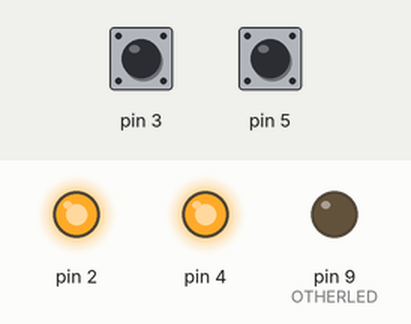
A sketch run on a simulated Arduino Uno, built with avr-gcc and run on an emulated ATmega328P. On the bench: output pins drawn as LEDs (lit = HIGH). The inputs (shaded band) are chosen by the test bench; at power-on: pin 3 HIGH, pin 5 HIGH.

Above: at 0.31 s.
At 39.62 s:
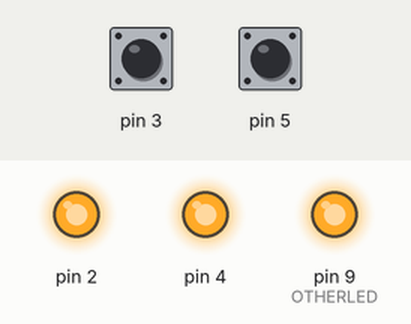
Timing chart, 0 to 40.0 s (numbered marks = the images above):
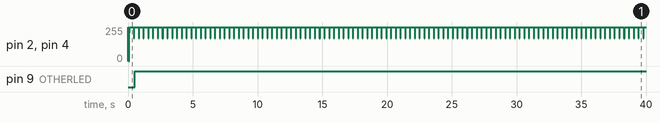

The sketch:

demo.ino
```cpp
//SWUART demo which implements a redundant communication between two Arduinos
//the two microcontrollers communicate through two SWUART channels and continuously
//strobe each other to check if the other one is dead, if no messages are received on
//neither SWUART for a certain amount of time, the arduino will consider the other as dead
//and turn on an LED to signal the condition.

#include "src/SWUART.h"

#define WAKE 101 //wake code
#define OTHERLED 9 //other led pin
#define WAITTIME 500 //timeout to consider the other dead

int phaseA=0; //veriable to store the current strobe phase of bus A (0=send WAKE, 1:9=send BLANK)
int phaseB=0; //veriable to store the current strobe phase of bus B (0=send WAKE, 1:9=send BLANK)

char Adead=0; //bus state
char Bdead=0;

long timeA=0;
long timeB=0;

char otherLed=0; //flag with the state of other led (0=of the other, 1=mine)

char msg;

void setup() {
  SWUARTinit();
  SWUARTadd(2,3,'A');
  SWUARTadd(4,5,'B');
  timeA=millis();
  timeB=millis();

  pinMode(OTHERLED,OUTPUT);
}

void loop() {
  //bus strobe
  if(phaseA==0){
    if(SWUARTsend(WAKE,'A',0,0)==0){ //WAKE
      phaseA++;
    }
  }else{
    if(SWUARTsend(WAKE,'A',0,1)==0){ //BLANK
      phaseA++;
      if(phaseA==10) phaseA=0;
    }
  }

  if(phaseB==0){
    if(SWUARTsend(WAKE,'B',0,0)==0){ //WAKE
      phaseB++;
    }
  }else{
    if(SWUARTsend(WAKE,'B',0,1)==0){ //BLANK
      phaseB++;
      if(phaseB==10) phaseB=0;
    }
  }

  if(SWUARTreceive(&msg,'A')==0){
    if(msg==WAKE){
      timeA=millis();
    }
  }

  if(SWUARTreceive(&msg,'B')==0){
    if(msg==WAKE){
      timeB=millis();
    }
  }

  if((millis()-timeA)>WAITTIME){ //if busA dead
    Adead=1;
  }else{
    Adead=0;
  }

  if((millis()-timeB)>WAITTIME){ //if busB dead
    Bdead=1;
  }else{
    Bdead=0;
  }

  if(Adead && Bdead){
    otherLed=1;
  }else{
    otherLed=0;
  }

  if (otherLed) digitalWrite(OTHERLED,HIGH);
  else digitalWrite(OTHERLED,LOW);
}
```

SWUART.h
```cpp
#ifndef SWUART_DS
#define SWUART_DS
/* This is a SWUART, so an UART emulated by software that can be used in contexts
 * where HW UART is not available or a large number of slow UARTs is needed, this
 * library will use basic GPIO read/write to emulate the UART I/O)
 *
 * With this SWUART the user can implement an ideally infinite number of UARTs that
 * can transmit/receive all at the same time and only need an ISR to be called at regular
 * time intervals (can be done with a single timer + interrupts, beware that this way it will be
 * quite slower than an hardware UART)
 *
 * This SWUART works in sampling mode, meaning that the GPIO line is sampled at regular intervals
 * called "quanti", no voting policy is applied so the bit value is determined by a single sample.
 * The number of quanti corresponding to each bit can be defined by the BITQUANTI macro, while the
 * sample number corresponding to the bit center can be defined by SMPQUANTUM macro. The SWUART
 * baud rate is then defined by the user, which has to call the SWUART_isr() function on a regular
 * basis inside an ISR, each call to the isr corresponds to a quantum and so the SWUART baud is
 * defined by baud=1/(isr_frequency * BITQUANTI)
 *
 *
 * The SWUART is platform independent, and the user must only implement the functions of SWUART_drivers.h
 * to port it to another platform, this also allows testing using a simulated environment on a laptop
 */

#include "myList.h"
#include "SWUART_drivers.h"

// -------------------- CONFIG MACROS --------------------
#define MAXUARTS 5 //maximum number of software UARTS
#define RXBUFFLEN 10 //maximum number of messages on each RX buffer
#define TXBUFFLEN 10  //maximum number of messages on each TX buffer

#define BITQUANTI 5 //number of quanti on a UART bit
#define SMPQUANTUM 2 //quantum in wich sample is taken (must be < BITQUANTI)

// --------------------ERROR CODES --------------------
#define NOINIT 1 //SWUART not initialized
#define NAMEERR 2 //UART name invalid (eg. already in use/doesn't exist)
#define TXUSED 3 //TX pin already used
#define FULLBUFF 4 //buffer is full
#define EMPTYBUFF 5 //buffer is empty
#define PARERR 6 //parity bit wrong
#define STOPERR 7 //stop violation

// -------------------- FUNCTIONS --------------------

/* Initialize software UART, must be called one time at the
 * beginning of program
 */
void SWUARTinit();

/* Add a new instance of UART
 *
 * TXpin and RXpin are the UART pins (different UARTs can share RXpin, but not
 * TXpin), this function does not impose that a TXpin of an UART cannot be used
 * as RXpin of the same/another one, but this will cause a call to setPinMode() on the same pin
 * to set it as both input and output and also call writePin()/readPin() on that same pin, so this
 * must be taken into account while creating SWUART_drivers.c
 *
 * UARTname is an 8 bit namecode for the UART
 *
 * return:
 * 0 - UART correctly created
 * NOINIT - UART NOT created, SWUART not initialized
 * NAMEERR - UART NOT created, UARTname already used
 * TXUSED - UART NOT created, TXpin already used
 * FULLBUFF - UART NOT created, maximum number reached
 */
int SWUARTadd(int TXpin,int RXpin, char UARTname);

/* Send the msg message with the UART UARTname
 * If clearRX is set (1), the RX buffer of UART UARTname
 * is cleared at the beginning of the message START bit
 * If blank is set (1) the msg is ignored and a blank
 * message (idle line for the period of a message) will be sent, this is useful for
 * resynchronization of the bus
 *
 *
 * return:
 * 0 - message sent
 * NOINIT - message not sent, SWUART not initialized
 * NAMEERR - message not sent, UARTname doesn't exist
 * FULLBUFF - message not sent, TX buffer full
 */
int SWUARTsend(char msg, char UARTname, char clearRX, char blank);

/* Try to read a message into msg from UART UARTname buffer (NON blocking)
 *
 * return:
 * 0 - message correctly read
 * NOINIT - message NOT read, SWUART not initialized
 * PARERR - message read with error, parity bit wrong
 * STOPERR - message read with error, STOP bit violated
 * EMPTYBUFF - message NOT read, no messages for UARTname inside buffer
 * NAMEERR - message NOT read, UARTname doesn't exist
 */
int SWUARTreceive(char *msg, char UARTname);

/* Try to read a message into msg from UART UARTname buffer (blocking)
 *
 * return:
 * 0 - message correctly read
 * NOINIT - message NOT read, SWUART not initialized
 * PARERR - message read with error, parity bit wrong
 * STOPERR - message read with error, STOP bit violated
 * NAMEERR - message NOT read, UARTname doesn't exist
 */
int SWUARTreceive_blocking(char *msg, char UARTname);

/* Clear the TX/RX buffer of UART UARTname
 * TXn_RX is a flag to indicate wich buffer to clear (0=TX , 1=RX)
 * If a message is currently being TX, the transmission will be completed anyway
 *
 * return:
 * 0 - success
 * NOINIT - buffer not cleared, SWUART not initialized
 * NAMEERR - buffer not cleared, UARTname doesn't exist
 */
int SWUARTclearBuffer(char TXn_RX, char UARTname);

/* ISR of the SWUART, this is the code that must be executed at each sampling quantum
 * Inside this function, all the operations to send/receive messages on all UARTs will be implemented
 * Must be set as the ISR of the timer within setupTimer() function of SWUART_drivers.c
 * Alternatively, this function can an also be called inside main program at regular intervals (if
 * e.g. a timer is not available)
 */
void SWUART_isr();

#endif
```

myList.cpp
```cpp
#include "myList.h"

void initList(list_head *head,list_e *listBuff,void *dataBuff,int bufflen, int dataSize){
    GETHEADP(head)=NULL; //first resetting head pointer

    if(bufflen!=0){

    GETHEADP(head)=&listBuff[0];

        char* tmpptr=(char *)dataBuff; //char pointer used to move inside dataBuff
        for(int o=0;o<bufflen;o++){
            listBuff[o].data=(void*)tmpptr; //casting again pointer to void and assigning value

            //assigning prev pointers
            if(o==0){
                listBuff[o].prev=&listBuff[bufflen-1];
            }else{
                listBuff[o].prev=&listBuff[o-1];
            }
            //assigning next pointers
            if(o==(bufflen-1)){
                listBuff[o].next=&listBuff[0];
            }else{
                listBuff[o].next=&listBuff[o+1];
            }

            tmpptr+=dataSize; //inrementing pointer of dataSize
        }
    }

	return;
}

void appendTail(list_head *head, list_e *el){
  if(GETHEADP(head)==NULL){ //if list is empty
    GETHEADP(head)=el; //new element is head
    (*el).prev=el; //creating circular self pointing
    (*el).next=el; //creating circular self pointing
  }else{
    list_e *currHead, *currTail; //current head and tail pointers
    currHead=GETHEADP(head); //saving current head pointer
    currTail=GETHEAD(head).prev; //saving current tail

    (*el).next=currHead; //pointer to old head
    (*el).prev=currTail; //pointer to tail
    (*currHead).prev=el; //pointer from old head
    (*currTail).next=el; //pointer from old tail
  }
}

void appendHead(list_head *head, list_e *el){
  appendTail(head,el); //inserting element into list
  GETHEADP(head)=el; //new element is head
}

void removeElement(list_head *head, list_e *toRem){
  list_e * tmpPrev, *tmpNext;
  tmpPrev=(*toRem).prev; //saving previous and next pointers
  tmpNext=(*toRem).next;

  if(GETHEADP(head)!=NULL){ //if list is not already empty (this should never happen because also means that element is not part of the list)
    if(tmpNext==toRem){ //if it was the only element in the list
      GETHEADP(head)=NULL;
    }else{
      //adjusting pointers
      (*tmpNext).prev=tmpPrev; //next element prev-> previous element
      (*tmpPrev).next=tmpNext; //previous element next -> next element

      if(GETHEADP(head)==toRem){ //if the element removed is Head
        GETHEADP(head)=tmpNext; //head points now to next element
      }
    }
  }

  (*toRem).prev=NULL;
  (*toRem).next=NULL;
}

int removeElement_safe(list_head *head, list_e *toRem){
  int ret=1;
  if(GETHEADP(head)!=NULL){ //if list is not empty
    char found=0;
    list_e *tmp=GETHEADP(head);

    do{ //searching for the element inside list
      if(tmp==toRem){
        found=1;
      }
      tmp=(*tmp).next; //going to next element
    }while(tmp!=GETHEADP(head) && found==0); //search goes until element found or list tail

    if(found==1){ //if element found inside list
      removeElement(head,toRem);
      ret=0;
    }
  }
  return ret;
}

list_e * removeHead(list_head *head){
  list_e *ret=NULL;
  if(GETHEADP(head)!=NULL){ //if the list is not empty
    ret=GETHEADP(head); //taking head
    removeElement(head,ret);
  }
  return ret;
}

list_e * removeTail(list_head *head){
  list_e *ret=NULL;
  if(GETHEADP(head)!=NULL){ //if the list is not empty
    ret=GETHEAD(head).prev; //taking tail
    removeElement(head,ret);
  }
  return ret;
}

void mergeList(list_head *fromHead,list_head *toHead){
    if(GETHEADP(fromHead) == NULL){ //if from list is empty
      return;
    }

    if(GETHEADP(toHead) == NULL){ //if to list is empty
      GETHEADP(toHead)=GETHEADP(fromHead); //passing the head
      GETHEADP(fromHead)=NULL; //from list becomes empty
      return;
    }

    //adjusting pointers
    list_e *tmp1=GETHEAD(toHead).prev; //saving to head tail
    list_e *tmp2=GETHEAD(fromHead).prev; //saving from head tail
    GETHEAD(toHead).prev=GETHEAD(fromHead).prev; //to head previous -> from tail
    GETHEAD(fromHead).prev=tmp1; //from head previous -> to tail

    (*tmp2).next=GETHEADP(toHead); //from tail next -> to head
    (*tmp1).next=GETHEADP(fromHead); //to tail next -> to head

    GETHEADP(fromHead)=NULL; //from list becomes empty
}
```

myList.h
```cpp
#ifndef MSGLIST
#define MSGLIST
/* This file defines a very crude generic bidirectional list structure, as well as some
 * basic functions that can help manage the list, those functions may help to do very common
 * tasks.
 *
 * The list is composed of list elements list_e structs, they
 * possess a previous and a next pointer, as well as a void* pointer
 * to attach some data.
 * Both list_e and data will reside in some memory that must be externally declared
 * the list is then initialized by linking each list_e inside the list_e array to the previous/next
 * element, as well as to the corresponding data inside the data array, SO LIST ELEMENTS AND DATA
 * ARRAYS MUST HAVE THE SAME DIMENSION.
 *
 * After that, the list can be accessed by using an head pointer, this is
 * basically a list_e * pointer to the first element of the list, but the type list_head can be used for
 * better readability, only a single list_head must be used as head, because some functions will behave
 * according to the informations that reside into this specific pointer, so using a different element pointer
 * as head will result in undefined behavior.
 */

#ifndef NULL
#define NULL 0
#endif

// -------------------- DATA STRUCTURES --------------------

//list element
//A list is only identified by an head pointer to the first list_e
typedef struct list_e{
  struct list_e *prev; //previous element in the list
  struct list_e *next; //next element in the list

  void *data; //pointer to attach data
} list_e;

//list head definition
typedef list_e* list_head; //list head type (pointer to the first element)
#define GETHEADP(ptr_to_list_head) (*ptr_to_list_head) //macro to getting the pointer to the first element of the list from a pointer to list_head
#define GETHEAD(ptr_to_list_head) (*(*ptr_to_list_head)) //macro to getting the first element of the list from a pointer to list_head

// -------------------- FUNCTIONS --------------------
/* function to init a list by assigning memory locations to it, this can be used to quickly init a list
 * from data inside arrays, its usage is mandatory also in case the list is initially empty
 * to init the list head pointer
 *
 * arguments:
 * head - pointer to the list head
 * listBuff - memory buffer that contains the list element structures, can be NULL if bufflen=0
 * dataBuff - memory buffer that contains data objects, can be NULL if bufflen=0
 * bufflen - length of the two memory buffers (number of objects on listBuff and dataBuff, must be the same),
 *          if this argument is =0, the list will be initialized as an empty list
 * dataSize - size of the object type inside dataBuff (bytes)
 */
void initList(list_head *head,list_e *listBuff,void *dataBuff,int bufflen, int dataSize);

/* function to append an element to the list tail
 * the element must already exist inside a proper memory
 * location and its pointer passed to the function
 */
void appendTail(list_head *head, list_e *el);

/* function to append an element to the list head
 * the element must already exist inside a proper memory
 * location and its pointer passed to the function
 */
void appendHead(list_head *head, list_e *el);


/* function to remove one element from a list
 * WARNING: this function doesn't check if the element is
 * really part of the list, so if an element outside the list is
 * passed the behavior is undefined
 * (use removeElement_safe() to avoid this problem)
 *
 */
void removeElement(list_head *head, list_e *toRem);

/* function to remove one element from a list
 * diffrently from removeElement(), this function
 * will check that the element is actually part of
 * the list (but this requires scanning the list up
 * to the head so is slower)
 *
 * return:
 * 0 - success
 * 1 - failure, element is not part of the list
 *
 */
int removeElement_safe(list_head *head, list_e *toRem);

/* function to remove an element from the list tail
 *
 * return:
 * -pointer to the removed element
 * -NULL if list is empty
 */
list_e * removeTail(list_head *head);

/* function to remove an element from the list head
 *
 * return:
 * -pointer to the removed element
 * -NULL if list is empty
 */
list_e * removeHead(list_head *head);

/* function to merge two lists, by moving all the elements
 * of the list "fromHead" to the tail of list "toHead"
 * this function is extremey faster than removing/appending all the single
 * elements from the lists because will only redirect the heads/tails pointers
 *
 */
void mergeList(list_head *fromHead,list_head *toHead);

#endif
```

SWUART_drivers.cpp
```cpp
#include "SWUART_drivers.h"
#include "Arduino.h"

volatile int isrflag=0;

ISR(TIMER2_COMPA_vect){
  if(isrflag)
    SWUART_isr();
}

void setupTimer(){
  noInterrupts();
  TCCR2A=2; //setting CTC mode
  OCR2A=166; //setting compare value
  TIMSK2=2; //enable output compare A interupt
  isrflag=1; //enable ISR
  interrupts();
}

void stopTimer(){
    TCCR2B=0;
}

void startTimer(){
    TCCR2B=4; //setting prescaler of 64
}

void setPinMode(int pin,char mode){
  if(mode=='O')
    pinMode(pin,OUTPUT);
  else
    pinMode(pin,INPUT_PULLUP);
}

void writePin(int pin,char val){
  digitalWrite(pin,val);
}

char readPin(int pin){
  return digitalRead(pin);
}

void disableInt(){
  noInterrupts();
}

void enableInt(){
  interrupts();
}
```

SWUART_drivers.h
```cpp
#ifndef SWUART_DRIVERS
#define SWUART_DRIVERS
/* PLATFORM DEPENDENT FUNCTIONS (API)
 * this header defines the platform dependent function to be
 * implemented in order to port the SWUART to another uC or to test it on a laptop
 */

//extern declaration of the ISR function (defined into SWUART.c)
//this function must be set as ISR of the timer inside setupTimer() function
extern void SWUART_isr();

//timer (and relative ISR) setup
//inside this function, SWUART_isr() must be set as timer ISR
void setupTimer();

//timer (and relative ISR) stop
void stopTimer();

//timer (and relative ISR) start
void startTimer();

/* function to set a pin as input/output
 * mode values:
 * 'I':input
 * 'O':output
 * any other value: disabled
 */
void setPinMode(int pin,char mode);

// function to write on a pin
// val=0 : LOW
// val=1 : HIGH
void writePin(int pin,char val);

// function to read from a pin
// returns the value as char(0=LOW,1=HIGH)
char readPin(int pin);

//interrupt disable function
void disableInt();

//interrupt enable function
void enableInt();


#endif
```

Source omitted: SWUART.cpp (16695 bytes)

Measured:
- by itself, pin 9 (OTHERLED): LOW → HIGH at 0.50 s
